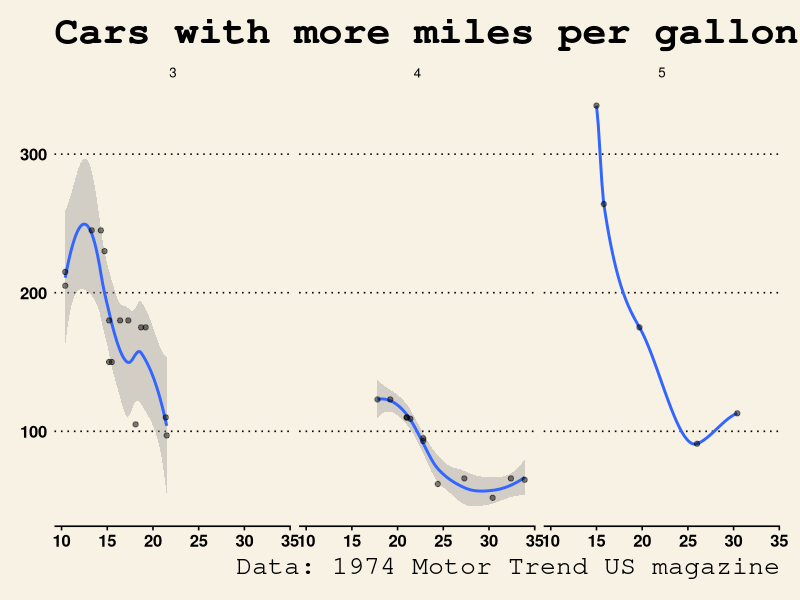
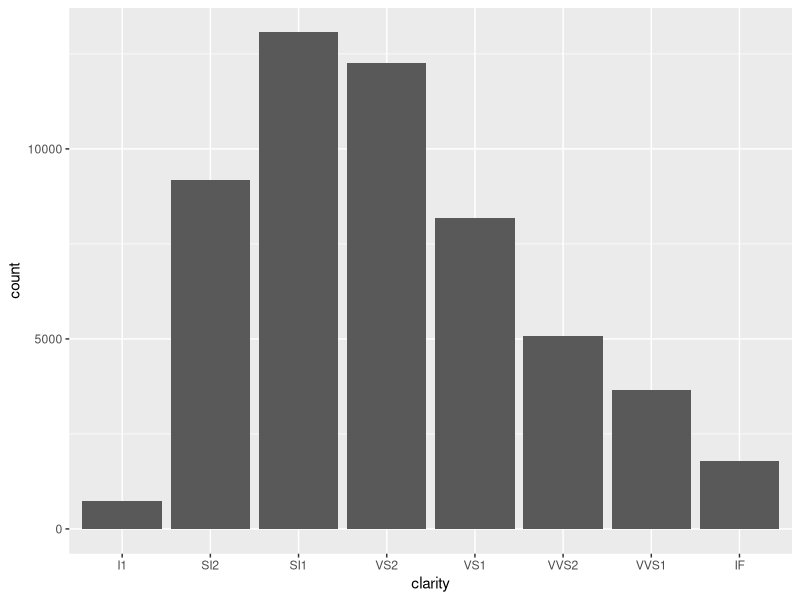

Write R code to recreate these figures, in order.
library(ggplot2)
library(ggthemes)

# Create a scatterplot
scatterplot <- ggplot(mtcars, aes(x = mpg, y = hp)) +
  geom_smooth() +
  geom_point(alpha = 0.5) +
  labs(
    title = "Cars with more miles per gallon have less horsepower",
    caption = "Data: 1974 Motor Trend US magazine"
    ) +
  facet_wrap(~gear) +
  theme_wsj()

ggsave("scatterplot.png", scatterplot)

barplot <- ggplot(diamonds, aes(x = clarity)) +
  geom_bar()

ggsave("barplot.png", barplot)
